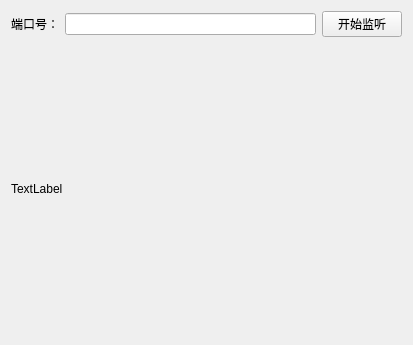
<?xml version="1.0" encoding="UTF-8"?>
<ui version="4.0">
 <class>TCPGetFileClass</class>
 <widget class="QWidget" name="TCPGetFileClass">
  <property name="geometry">
   <rect>
    <x>0</x>
    <y>0</y>
    <width>413</width>
    <height>345</height>
   </rect>
  </property>
  <property name="windowTitle">
   <string>TCPGetFile</string>
  </property>
  <layout class="QVBoxLayout" name="verticalLayout">
   <item>
    <layout class="QHBoxLayout" name="horizontalLayout">
     <item>
      <widget class="QLabel" name="label">
       <property name="text">
        <string>端口号：</string>
       </property>
      </widget>
     </item>
     <item>
      <widget class="QLineEdit" name="PortText"/>
     </item>
     <item>
      <widget class="QPushButton" name="StartListenBtn">
       <property name="text">
        <string>开始监听</string>
       </property>
      </widget>
     </item>
    </layout>
   </item>
   <item>
    <widget class="QLabel" name="RecvStatus">
     <property name="text">
      <string>TextLabel</string>
     </property>
    </widget>
   </item>
  </layout>
 </widget>
 <layoutdefault spacing="6" margin="11"/>
 <resources>
  <include location="TCPGetFile.qrc"/>
 </resources>
 <connections/>
</ui>
